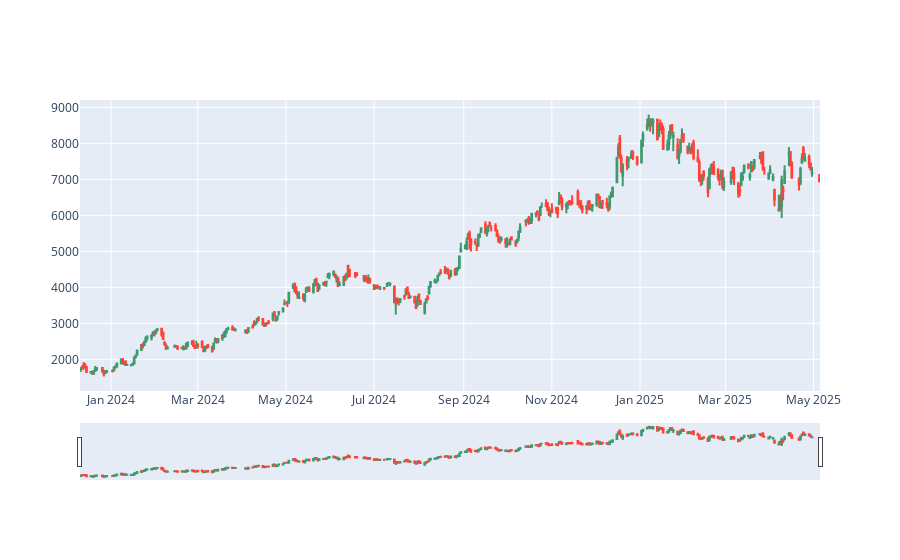

The notebook cell saved with this chart:
### Markdown cell above
Graf basico

### Code cell
fig = go.Figure()

fig.add_trace(go.Candlestick(
            x=datos.index,
            open=datos['Open'],
            high=datos['High'],
            low=datos['Low'],
            close=datos['Close']
        ))

# fig.add_trace(
#     go.Scatter(x=datos.index, y=datos['Close'], mode='lines', name='Precio')
# )

fig.show()

### Figure 1 — Plotly figure (JSON) as saved in the notebook; plotly's stock layout.template omitted (floating-point values rounded to 4 significant figures; data arrays with more than 128 entries replaced by an {"elided": "..."} marker saying what was removed)
{"data": [{"close": {"elided": "340 float values"}, "high": {"elided": "340 float values"}, "low": {"elided": "340 float values"}, "open": {"elided": "340 float values"}, "type": "candlestick", "x": {"elided": "340 str values"}}], "layout": {}}
